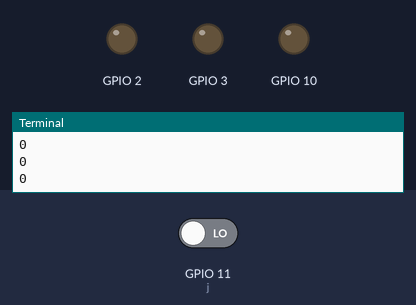
This program was run on a simulated Raspberry Pi (BCM pin numbers). Parts: output pins drawn as LEDs (lit = HIGH), the last lines printed to the terminal. The test bench sets the inputs (shaded band); at power-on: GPIO 11 (j) LOW.

Above: at 1.2 s.
1.3 s: GPIO 11 (j) driven HIGH
At 1.9 s:
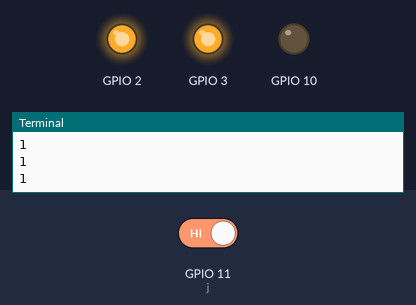
2.8 s: GPIO 11 (j) driven LOW
At 4.2 s:
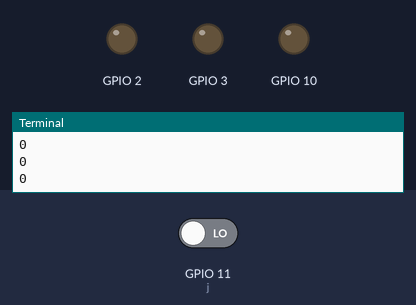
Timing chart, 0 to 5.8 s (numbered marks = the images above; inputs shaded):
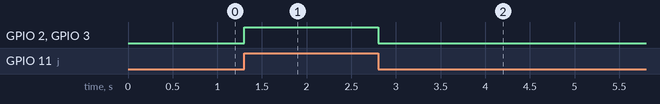

The program:

pir.py
```python
import RPi.GPIO as GPIO
import time
GPIO.setwarnings(False)
GPIO.setmode(GPIO.BCM)
GPIO.setup(11, GPIO.IN)         #Read output from PIR motion sensor
GPIO.setup(3, GPIO.OUT)         #Light2 output pin
GPIO.setup(2,GPIO.OUT)           #LIGHT 1
GPIO.setup(10,GPIO.OUT)           #Fan
while True:
 j=GPIO.input(11)
 print(j)
 if(j==0):                 #When output from PIR is LOW
  GPIO.output(3, 0)  #Turn OFF Lights
  GPIO.output(2,0)
  time.sleep(0.1)
 elif j==1:               #When output from PIR sensor is HIGH
  GPIO.output(3, 1)  #Turn ON Lights
  GPIO.output(2,1)
  time.sleep(0.1)
```

Measured:
- after the input at 1.3 s, GPIO 2, GPIO 3: LOW → HIGH at once
- after the input at 2.8 s, GPIO 2, GPIO 3: HIGH → LOW at once
